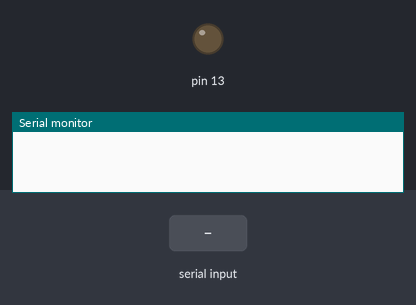
The sketch below on a simulated Arduino Uno, built with avr-gcc and run on an emulated ATmega328P. Shown: output pins drawn as LEDs (lit = HIGH), the last lines printed to the serial monitor. The inputs (shaded band) are chosen by the test bench.

Above: at 1.2 s.
1.3 s: "on" received over Serial
At 3.1 s:
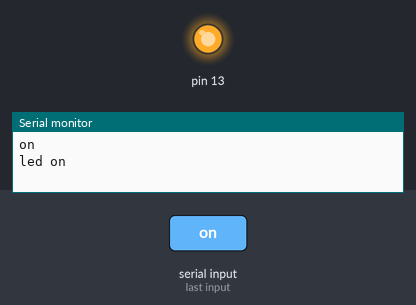
3.8 s: "off" received over Serial
At 6.2 s:
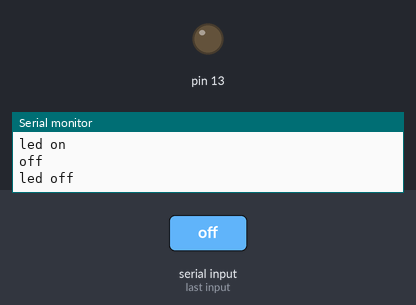
Timing chart, 0 to 7.7 s (numbered marks = the images above; inputs shaded):
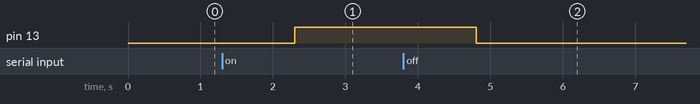

The sketch:

LEDBlinkString.ino
```cpp
void setup() {
  Serial.begin(9600);
  pinMode(13, OUTPUT);
}

void loop() {
  if (Serial.available()) {
    String s = Serial.readString();
    Serial.println(s);

    // 문자 -> '', 문자열 -> ""
    // on -> led 켜기, off -> led 끄기

    if (s == "on") {
      digitalWrite(13, 1);
      Serial.println("led on");
    } else if (s == "off") {
      digitalWrite(13, 0);
      Serial.println("led off");
    }
  }
}
```

Measured:
- after the input at 1.3 s, pin 13: LOW → HIGH after 1.0 s
- after the input at 3.8 s, pin 13: HIGH → LOW after 1.0 s
